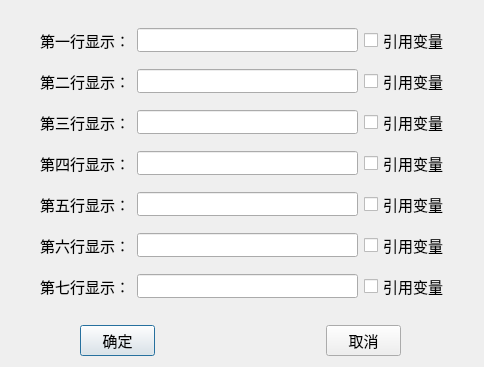
<?xml version="1.0" encoding="UTF-8"?>
<ui version="4.0">
 <class>ShowDialog</class>
 <widget class="QDialog" name="ShowDialog">
  <property name="geometry">
   <rect>
    <x>0</x>
    <y>0</y>
    <width>484</width>
    <height>367</height>
   </rect>
  </property>
  <property name="sizePolicy">
   <sizepolicy hsizetype="Fixed" vsizetype="Fixed">
    <horstretch>0</horstretch>
    <verstretch>0</verstretch>
   </sizepolicy>
  </property>
  <property name="font">
   <font>
    <family>宋体</family>
    <pointsize>11</pointsize>
   </font>
  </property>
  <property name="windowTitle">
   <string>Dialog</string>
  </property>
  <widget class="QLabel" name="pictureLabel">
   <property name="geometry">
    <rect>
     <x>0</x>
     <y>10</y>
     <width>41</width>
     <height>31</height>
    </rect>
   </property>
   <property name="text">
    <string/>
   </property>
  </widget>
  <widget class="QWidget" name="layoutWidget">
   <property name="geometry">
    <rect>
     <x>40</x>
     <y>20</y>
     <width>411</width>
     <height>291</height>
    </rect>
   </property>
   <layout class="QVBoxLayout" name="verticalLayout">
    <item>
     <layout class="QHBoxLayout" name="horizontalLayout">
      <item>
       <widget class="QLabel" name="label">
        <property name="sizePolicy">
         <sizepolicy hsizetype="Minimum" vsizetype="Fixed">
          <horstretch>0</horstretch>
          <verstretch>0</verstretch>
         </sizepolicy>
        </property>
        <property name="minimumSize">
         <size>
          <width>91</width>
          <height>24</height>
         </size>
        </property>
        <property name="maximumSize">
         <size>
          <width>91</width>
          <height>16777215</height>
         </size>
        </property>
        <property name="text">
         <string>第一行显示：</string>
        </property>
       </widget>
      </item>
      <item>
       <widget class="QLineEdit" name="lineEdit1">
        <property name="sizePolicy">
         <sizepolicy hsizetype="Minimum" vsizetype="Fixed">
          <horstretch>0</horstretch>
          <verstretch>0</verstretch>
         </sizepolicy>
        </property>
        <property name="minimumSize">
         <size>
          <width>221</width>
          <height>24</height>
         </size>
        </property>
        <property name="maximumSize">
         <size>
          <width>220</width>
          <height>24</height>
         </size>
        </property>
       </widget>
      </item>
      <item>
       <widget class="QCheckBox" name="checkBox1">
        <property name="text">
         <string>引用变量</string>
        </property>
       </widget>
      </item>
     </layout>
    </item>
    <item>
     <layout class="QHBoxLayout" name="horizontalLayout_2">
      <item>
       <widget class="QLabel" name="label_2">
        <property name="sizePolicy">
         <sizepolicy hsizetype="Minimum" vsizetype="Fixed">
          <horstretch>0</horstretch>
          <verstretch>0</verstretch>
         </sizepolicy>
        </property>
        <property name="minimumSize">
         <size>
          <width>91</width>
          <height>24</height>
         </size>
        </property>
        <property name="maximumSize">
         <size>
          <width>91</width>
          <height>16777215</height>
         </size>
        </property>
        <property name="text">
         <string>第二行显示：</string>
        </property>
       </widget>
      </item>
      <item>
       <widget class="QLineEdit" name="lineEdit2">
        <property name="sizePolicy">
         <sizepolicy hsizetype="Minimum" vsizetype="Fixed">
          <horstretch>0</horstretch>
          <verstretch>0</verstretch>
         </sizepolicy>
        </property>
        <property name="minimumSize">
         <size>
          <width>221</width>
          <height>24</height>
         </size>
        </property>
        <property name="maximumSize">
         <size>
          <width>220</width>
          <height>24</height>
         </size>
        </property>
       </widget>
      </item>
      <item>
       <widget class="QCheckBox" name="checkBox2">
        <property name="text">
         <string>引用变量</string>
        </property>
       </widget>
      </item>
     </layout>
    </item>
    <item>
     <layout class="QHBoxLayout" name="horizontalLayout_3">
      <item>
       <widget class="QLabel" name="label_3">
        <property name="sizePolicy">
         <sizepolicy hsizetype="Minimum" vsizetype="Fixed">
          <horstretch>0</horstretch>
          <verstretch>0</verstretch>
         </sizepolicy>
        </property>
        <property name="minimumSize">
         <size>
          <width>91</width>
          <height>24</height>
         </size>
        </property>
        <property name="maximumSize">
         <size>
          <width>91</width>
          <height>16777215</height>
         </size>
        </property>
        <property name="text">
         <string>第三行显示：</string>
        </property>
       </widget>
      </item>
      <item>
       <widget class="QLineEdit" name="lineEdit3">
        <property name="sizePolicy">
         <sizepolicy hsizetype="Minimum" vsizetype="Fixed">
          <horstretch>0</horstretch>
          <verstretch>0</verstretch>
         </sizepolicy>
        </property>
        <property name="minimumSize">
         <size>
          <width>221</width>
          <height>24</height>
         </size>
        </property>
        <property name="maximumSize">
         <size>
          <width>220</width>
          <height>24</height>
         </size>
        </property>
       </widget>
      </item>
      <item>
       <widget class="QCheckBox" name="checkBox3">
        <property name="text">
         <string>引用变量</string>
        </property>
       </widget>
      </item>
     </layout>
    </item>
    <item>
     <layout class="QHBoxLayout" name="horizontalLayout_4">
      <item>
       <widget class="QLabel" name="label_4">
        <property name="sizePolicy">
         <sizepolicy hsizetype="Minimum" vsizetype="Fixed">
          <horstretch>0</horstretch>
          <verstretch>0</verstretch>
         </sizepolicy>
        </property>
        <property name="minimumSize">
         <size>
          <width>91</width>
          <height>24</height>
         </size>
        </property>
        <property name="maximumSize">
         <size>
          <width>91</width>
          <height>16777215</height>
         </size>
        </property>
        <property name="text">
         <string>第四行显示：</string>
        </property>
       </widget>
      </item>
      <item>
       <widget class="QLineEdit" name="lineEdit4">
        <property name="sizePolicy">
         <sizepolicy hsizetype="Minimum" vsizetype="Fixed">
          <horstretch>0</horstretch>
          <verstretch>0</verstretch>
         </sizepolicy>
        </property>
        <property name="minimumSize">
         <size>
          <width>221</width>
          <height>24</height>
         </size>
        </property>
        <property name="maximumSize">
         <size>
          <width>220</width>
          <height>24</height>
         </size>
        </property>
       </widget>
      </item>
      <item>
       <widget class="QCheckBox" name="checkBox4">
        <property name="text">
         <string>引用变量</string>
        </property>
       </widget>
      </item>
     </layout>
    </item>
    <item>
     <layout class="QHBoxLayout" name="horizontalLayout_5">
      <item>
       <widget class="QLabel" name="label_5">
        <property name="sizePolicy">
         <sizepolicy hsizetype="Minimum" vsizetype="Fixed">
          <horstretch>0</horstretch>
          <verstretch>0</verstretch>
         </sizepolicy>
        </property>
        <property name="minimumSize">
         <size>
          <width>91</width>
          <height>24</height>
         </size>
        </property>
        <property name="maximumSize">
         <size>
          <width>91</width>
          <height>16777215</height>
         </size>
        </property>
        <property name="text">
         <string>第五行显示：</string>
        </property>
       </widget>
      </item>
      <item>
       <widget class="QLineEdit" name="lineEdit5">
        <property name="sizePolicy">
         <sizepolicy hsizetype="Minimum" vsizetype="Fixed">
          <horstretch>0</horstretch>
          <verstretch>0</verstretch>
         </sizepolicy>
        </property>
        <property name="minimumSize">
         <size>
          <width>221</width>
          <height>24</height>
         </size>
        </property>
        <property name="maximumSize">
         <size>
          <width>220</width>
          <height>24</height>
         </size>
        </property>
       </widget>
      </item>
      <item>
       <widget class="QCheckBox" name="checkBox5">
        <property name="text">
         <string>引用变量</string>
        </property>
       </widget>
      </item>
     </layout>
    </item>
    <item>
     <layout class="QHBoxLayout" name="horizontalLayout_6">
      <item>
       <widget class="QLabel" name="label_6">
        <property name="sizePolicy">
         <sizepolicy hsizetype="Minimum" vsizetype="Fixed">
          <horstretch>0</horstretch>
          <verstretch>0</verstretch>
         </sizepolicy>
        </property>
        <property name="minimumSize">
         <size>
          <width>91</width>
          <height>24</height>
         </size>
        </property>
        <property name="maximumSize">
         <size>
          <width>91</width>
          <height>16777215</height>
         </size>
        </property>
        <property name="text">
         <string>第六行显示：</string>
        </property>
       </widget>
      </item>
      <item>
       <widget class="QLineEdit" name="lineEdit6">
        <property name="sizePolicy">
         <sizepolicy hsizetype="Minimum" vsizetype="Fixed">
          <horstretch>0</horstretch>
          <verstretch>0</verstretch>
         </sizepolicy>
        </property>
        <property name="minimumSize">
         <size>
          <width>221</width>
          <height>24</height>
         </size>
        </property>
        <property name="maximumSize">
         <size>
          <width>220</width>
          <height>24</height>
         </size>
        </property>
       </widget>
      </item>
      <item>
       <widget class="QCheckBox" name="checkBox6">
        <property name="text">
         <string>引用变量</string>
        </property>
       </widget>
      </item>
     </layout>
    </item>
    <item>
     <layout class="QHBoxLayout" name="horizontalLayout_7">
      <item>
       <widget class="QLabel" name="label_7">
        <property name="sizePolicy">
         <sizepolicy hsizetype="Minimum" vsizetype="Fixed">
          <horstretch>0</horstretch>
          <verstretch>0</verstretch>
         </sizepolicy>
        </property>
        <property name="minimumSize">
         <size>
          <width>91</width>
          <height>24</height>
         </size>
        </property>
        <property name="maximumSize">
         <size>
          <width>91</width>
          <height>16777215</height>
         </size>
        </property>
        <property name="text">
         <string>第七行显示：</string>
        </property>
       </widget>
      </item>
      <item>
       <widget class="QLineEdit" name="lineEdit7">
        <property name="sizePolicy">
         <sizepolicy hsizetype="Minimum" vsizetype="Fixed">
          <horstretch>0</horstretch>
          <verstretch>0</verstretch>
         </sizepolicy>
        </property>
        <property name="minimumSize">
         <size>
          <width>221</width>
          <height>24</height>
         </size>
        </property>
        <property name="maximumSize">
         <size>
          <width>220</width>
          <height>24</height>
         </size>
        </property>
       </widget>
      </item>
      <item>
       <widget class="QCheckBox" name="checkBox7">
        <property name="text">
         <string>引用变量</string>
        </property>
       </widget>
      </item>
     </layout>
    </item>
   </layout>
  </widget>
  <widget class="QWidget" name="layoutWidget">
   <property name="geometry">
    <rect>
     <x>80</x>
     <y>320</y>
     <width>321</width>
     <height>41</height>
    </rect>
   </property>
   <layout class="QHBoxLayout" name="horizontalLayout_8">
    <item>
     <widget class="QPushButton" name="okButton">
      <property name="sizePolicy">
       <sizepolicy hsizetype="Maximum" vsizetype="Fixed">
        <horstretch>0</horstretch>
        <verstretch>0</verstretch>
       </sizepolicy>
      </property>
      <property name="maximumSize">
       <size>
        <width>75</width>
        <height>31</height>
       </size>
      </property>
      <property name="text">
       <string>确定</string>
      </property>
     </widget>
    </item>
    <item>
     <spacer name="horizontalSpacer">
      <property name="orientation">
       <enum>Qt::Horizontal</enum>
      </property>
      <property name="sizeHint" stdset="0">
       <size>
        <width>40</width>
        <height>20</height>
       </size>
      </property>
     </spacer>
    </item>
    <item>
     <widget class="QPushButton" name="cancelButton">
      <property name="sizePolicy">
       <sizepolicy hsizetype="Maximum" vsizetype="Fixed">
        <horstretch>0</horstretch>
        <verstretch>0</verstretch>
       </sizepolicy>
      </property>
      <property name="maximumSize">
       <size>
        <width>75</width>
        <height>31</height>
       </size>
      </property>
      <property name="text">
       <string>取消</string>
      </property>
     </widget>
    </item>
   </layout>
  </widget>
 </widget>
 <resources/>
 <connections/>
</ui>
